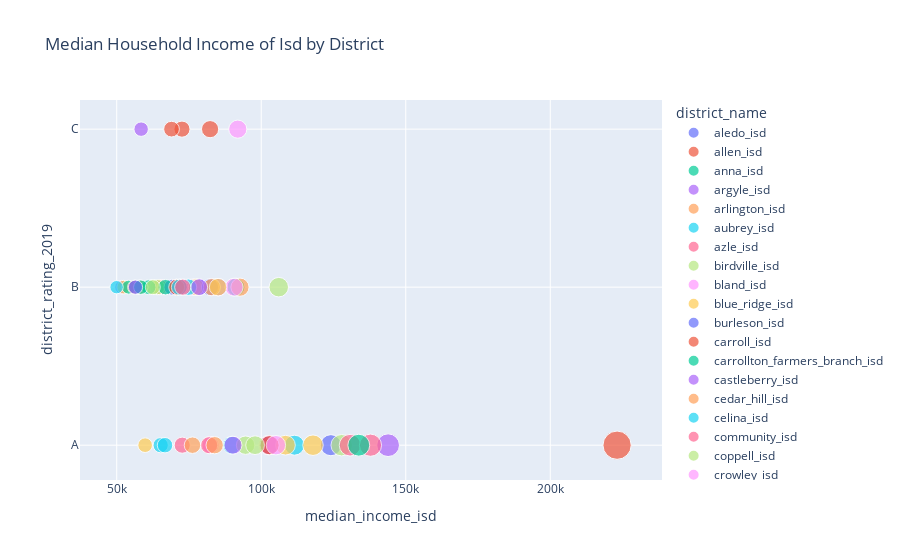

Notebook cell for this chart:
### Code cell
scatter_test_income = px.scatter(
    isd_data,
    x="median_income_isd",
    y="district_rating_2019",
    size ="median_income_isd",
    color = "district_name",
    hover_name = "district_name",
    title= "Median Household Income of Isd by District"
)
scatter_test_income

### Figure 1 — Plotly figure (JSON) as saved in the notebook; plotly's stock layout.template omitted (floating-point values rounded to 4 significant figures)
{"data": [{"hovertemplate": "<b>%{hovertext}</b><br><br>district_name=aledo_isd<br>median_income_isd=%{marker.size}<br>district_rating_2019=%{y}<extra></extra>", "hovertext": ["aledo_isd"], "legendgroup": "aledo_isd", "marker": {"color": "#636efa", "size": [124106], "sizemode": "area", "sizeref": 557.8, "symbol": "circle"}, "mode": "markers", "name": "aledo_isd", "orientation": "h", "showlegend": true, "type": "scatter", "x": [124106], "xaxis": "x", "y": ["A"], "yaxis": "y"}, {"hovertemplate": "<b>%{hovertext}</b><br><br>district_name=allen_isd<br>median_income_isd=%{marker.size}<br>district_rating_2019=%{y}<extra></extra>", "hovertext": ["allen_isd"], "legendgroup": "allen_isd", "marker": {"color": "#EF553B", "size": [102425], "sizemode": "area", "sizeref": 557.8, "symbol": "circle"}, "mode": "markers", "name": "allen_isd", "orientation": "h", "showlegend": true, "type": "scatter", "x": [102425], "xaxis": "x", "y": ["A"], "yaxis": "y"}, {"hovertemplate": "<b>%{hovertext}</b><br><br>district_name=anna_isd<br>median_income_isd=%{marker.size}<br>district_rating_2019=%{y}<extra></extra>", "hovertext": ["anna_isd"], "legendgroup": "anna_isd", "marker": {"color": "#00cc96", "size": [91239], "sizemode": "area", "sizeref": 557.8, "symbol": "circle"}, "mode": "markers", "name": "anna_isd", "orientation": "h", "showlegend": true, "type": "scatter", "x": [91239], "xaxis": "x", "y": ["B"], "yaxis": "y"}, {"hovertemplate": "<b>%{hovertext}</b><br><br>district_name=argyle_isd<br>median_income_isd=%{marker.size}<br>district_rating_2019=%{y}<extra></extra>", "hovertext": ["argyle_isd"], "legendgroup": "argyle_isd", "marker": {"color": "#ab63fa", "size": [143902], "sizemode": "area", "sizeref": 557.8, "symbol": "circle"}, "mode": "markers", "name": "argyle_isd", "orientation": "h", "showlegend": true, "type": "scatter", "x": [143902], "xaxis": "x", "y": ["A"], "yaxis": "y"}, {"hovertemplate": "<b>%{hovertext}</b><br><br>district_name=arlington_isd<br>median_income_isd=%{marker.size}<br>district_rating_2019=%{y}<extra></extra>", "hovertext": ["arlington_isd"], "legendgroup": "arlington_isd", "marker": {"color": "#FFA15A", "size": [57889], "sizemode": "area", "sizeref": 557.8, "symbol": "circle"}, "mode": "markers", "name": "arlington_isd", "orientation": "h", "showlegend": true, "type": "scatter", "x": [57889], "xaxis": "x", "y": ["B"], "yaxis": "y"}, {"hovertemplate": "<b>%{hovertext}</b><br><br>district_name=aubrey_isd<br>median_income_isd=%{marker.size}<br>district_rating_2019=%{y}<extra></extra>", "hovertext": ["aubrey_isd"], "legendgroup": "aubrey_isd", "marker": {"color": "#19d3f3", "size": [89828], "sizemode": "area", "sizeref": 557.8, "symbol": "circle"}, "mode": "markers", "name": "aubrey_isd", "orientation": "h", "showlegend": true, "type": "scatter", "x": [89828], "xaxis": "x", "y": ["A"], "yaxis": "y"}, {"hovertemplate": "<b>%{hovertext}</b><br><br>district_name=azle_isd<br>median_income_isd=%{marker.size}<br>district_rating_2019=%{y}<extra></extra>", "hovertext": ["azle_isd"], "legendgroup": "azle_isd", "marker": {"color": "#FF6692", "size": [71697], "sizemode": "area", "sizeref": 557.8, "symbol": "circle"}, "mode": "markers", "name": "azle_isd", "orientation": "h", "showlegend": true, "type": "scatter", "x": [71697], "xaxis": "x", "y": ["B"], "yaxis": "y"}, {"hovertemplate": "<b>%{hovertext}</b><br><br>district_name=birdville_isd<br>median_income_isd=%{marker.size}<br>district_rating_2019=%{y}<extra></extra>", "hovertext": ["birdville_isd"], "legendgroup": "birdville_isd", "marker": {"color": "#B6E880", "size": [62639], "sizemode": "area", "sizeref": 557.8, "symbol": "circle"}, "mode": "markers", "name": "birdville_isd", "orientation": "h", "showlegend": true, "type": "scatter", "x": [62639], "xaxis": "x", "y": ["B"], "yaxis": "y"}, {"hovertemplate": "<b>%{hovertext}</b><br><br>district_name=bland_isd<br>median_income_isd=%{marker.size}<br>district_rating_2019=%{y}<extra></extra>", "hovertext": ["bland_isd"], "legendgroup": "bland_isd", "marker": {"color": "#FF97FF", "size": [82500], "sizemode": "area", "sizeref": 557.8, "symbol": "circle"}, "mode": "markers", "name": "bland_isd", "orientation": "h", "showlegend": true, "type": "scatter", "x": [82500], "xaxis": "x", "y": ["A"], "yaxis": "y"}, {"hovertemplate": "<b>%{hovertext}</b><br><br>district_name=blue_ridge_isd<br>median_income_isd=%{marker.size}<br>district_rating_2019=%{y}<extra></extra>", "hovertext": ["blue_ridge_isd"], "legendgroup": "blue_ridge_isd", "marker": {"color": "#FECB52", "size": [59826], "sizemode": "area", "sizeref": 557.8, "symbol": "circle"}, "mode": "markers", "name": "blue_ridge_isd", "orientation": "h", "showlegend": true, "type": "scatter", "x": [59826], "xaxis": "x", "y": ["A"], "yaxis": "y"}, {"hovertemplate": "<b>%{hovertext}</b><br><br>district_name=burleson_isd<br>median_income_isd=%{marker.size}<br>district_rating_2019=%{y}<extra></extra>", "hovertext": ["burleson_isd"], "legendgroup": "burleson_isd", "marker": {"color": "#636efa", "size": [78355], "sizemode": "area", "sizeref": 557.8, "symbol": "circle"}, "mode": "markers", "name": "burleson_isd", "orientation": "h", "showlegend": true, "type": "scatter", "x": [78355], "xaxis": "x", "y": ["B"], "yaxis": "y"}, {"hovertemplate": "<b>%{hovertext}</b><br><br>district_name=carroll_isd<br>median_income_isd=%{marker.size}<br>district_rating_2019=%{y}<extra></extra>", "hovertext": ["carroll_isd"], "legendgroup": "carroll_isd", "marker": {"color": "#EF553B", "size": [223125], "sizemode": "area", "sizeref": 557.8, "symbol": "circle"}, "mode": "markers", "name": "carroll_isd", "orientation": "h", "showlegend": true, "type": "scatter", "x": [223125], "xaxis": "x", "y": ["A"], "yaxis": "y"}, {"hovertemplate": "<b>%{hovertext}</b><br><br>district_name=carrollton_farmers_branch_isd<br>median_income_isd=%{marker.size}<br>district_rating_2019=%{y}<extra></extra>", "hovertext": ["carrollton_farmers_branch_isd"], "legendgroup": "carrollton_farmers_branch_isd", "marker": {"color": "#00cc96", "size": [70691], "sizemode": "area", "sizeref": 557.8, "symbol": "circle"}, "mode": "markers", "name": "carrollton_farmers_branch_isd", "orientation": "h", "showlegend": true, "type": "scatter", "x": [70691], "xaxis": "x", "y": ["B"], "yaxis": "y"}, {"hovertemplate": "<b>%{hovertext}</b><br><br>district_name=castleberry_isd<br>median_income_isd=%{marker.size}<br>district_rating_2019=%{y}<extra></extra>", "hovertext": ["castleberry_isd"], "legendgroup": "castleberry_isd", "marker": {"color": "#ab63fa", "size": [51655], "sizemode": "area", "sizeref": 557.8, "symbol": "circle"}, "mode": "markers", "name": "castleberry_isd", "orientation": "h", "showlegend": true, "type": "scatter", "x": [51655], "xaxis": "x", "y": ["B"], "yaxis": "y"}, {"hovertemplate": "<b>%{hovertext}</b><br><br>district_name=cedar_hill_isd<br>median_income_isd=%{marker.size}<br>district_rating_2019=%{y}<extra></extra>", "hovertext": ["cedar_hill_isd"], "legendgroup": "cedar_hill_isd", "marker": {"color": "#FFA15A", "size": [70737], "sizemode": "area", "sizeref": 557.8, "symbol": "circle"}, "mode": "markers", "name": "cedar_hill_isd", "orientation": "h", "showlegend": true, "type": "scatter", "x": [70737], "xaxis": "x", "y": ["B"], "yaxis": "y"}, {"hovertemplate": "<b>%{hovertext}</b><br><br>district_name=celina_isd<br>median_income_isd=%{marker.size}<br>district_rating_2019=%{y}<extra></extra>", "hovertext": ["celina_isd"], "legendgroup": "celina_isd", "marker": {"color": "#19d3f3", "size": [111488], "sizemode": "area", "sizeref": 557.8, "symbol": "circle"}, "mode": "markers", "name": "celina_isd", "orientation": "h", "showlegend": true, "type": "scatter", "x": [111488], "xaxis": "x", "y": ["A"], "yaxis": "y"}, {"hovertemplate": "<b>%{hovertext}</b><br><br>district_name=community_isd<br>median_income_isd=%{marker.size}<br>district_rating_2019=%{y}<extra></extra>", "hovertext": ["community_isd"], "legendgroup": "community_isd", "marker": {"color": "#FF6692", "size": [81984], "sizemode": "area", "sizeref": 557.8, "symbol": "circle"}, "mode": "markers", "name": "community_isd", "orientation": "h", "showlegend": true, "type": "scatter", "x": [81984], "xaxis": "x", "y": ["A"], "yaxis": "y"}, {"hovertemplate": "<b>%{hovertext}</b><br><br>district_name=coppell_isd<br>median_income_isd=%{marker.size}<br>district_rating_2019=%{y}<extra></extra>", "hovertext": ["coppell_isd"], "legendgroup": "coppell_isd", "marker": {"color": "#B6E880", "size": [127832], "sizemode": "area", "sizeref": 557.8, "symbol": "circle"}, "mode": "markers", "name": "coppell_isd", "orientation": "h", "showlegend": true, "type": "scatter", "x": [127832], "xaxis": "x", "y": ["A"], "yaxis": "y"}, {"hovertemplate": "<b>%{hovertext}</b><br><br>district_name=crowley_isd<br>median_income_isd=%{marker.size}<br>district_rating_2019=%{y}<extra></extra>", "hovertext": ["crowley_isd"], "legendgroup": "crowley_isd", "marker": {"color": "#FF97FF", "size": [65843], "sizemode": "area", "sizeref": 557.8, "symbol": "circle"}, "mode": "markers", "name": "crowley_isd", "orientation": "h", "showlegend": true, "type": "scatter", "x": [65843], "xaxis": "x", "y": ["B"], "yaxis": "y"}, {"hovertemplate": "<b>%{hovertext}</b><br><br>district_name=dallas_isd<br>median_income_isd=%{marker.size}<br>district_rating_2019=%{y}<extra></extra>", "hovertext": ["dallas_isd"], "legendgroup": "dallas_isd", "marker": {"color": "#FECB52", "size": [52405], "sizemode": "area", "sizeref": 557.8, "symbol": "circle"}, "mode": "markers", "name": "dallas_isd", "orientation": "h", "showlegend": true, "type": "scatter", "x": [52405], "xaxis": "x", "y": ["B"], "yaxis": "y"}, {"hovertemplate": "<b>%{hovertext}</b><br><br>district_name=denton_isd<br>median_income_isd=%{marker.size}<br>district_rating_2019=%{y}<extra></extra>", "hovertext": ["denton_isd"], "legendgroup": "denton_isd", "marker": {"color": "#636efa", "size": [73279], "sizemode": "area", "sizeref": 557.8, "symbol": "circle"}, "mode": "markers", "name": "denton_isd", "orientation": "h", "showlegend": true, "type": "scatter", "x": [73279], "xaxis": "x", "y": ["B"], "yaxis": "y"}, {"hovertemplate": "<b>%{hovertext}</b><br><br>district_name=desoto_isd<br>median_income_isd=%{marker.size}<br>district_rating_2019=%{y}<extra></extra>", "hovertext": ["desoto_isd"], "legendgroup": "desoto_isd", "marker": {"color": "#EF553B", "size": [72573], "sizemode": "area", "sizeref": 557.8, "symbol": "circle"}, "mode": "markers", "name": "desoto_isd", "orientation": "h", "showlegend": true, "type": "scatter", "x": [72573], "xaxis": "x", "y": ["C"], "yaxis": "y"}, {"hovertemplate": "<b>%{hovertext}</b><br><br>district_name=duncanville_isd<br>median_income_isd=%{marker.size}<br>district_rating_2019=%{y}<extra></extra>", "hovertext": ["duncanville_isd"], "legendgroup": "duncanville_isd", "marker": {"color": "#00cc96", "size": [54133], "sizemode": "area", "sizeref": 557.8, "symbol": "circle"}, "mode": "markers", "name": "duncanville_isd", "orientation": "h", "showlegend": true, "type": "scatter", "x": [54133], "xaxis": "x", "y": ["B"], "yaxis": "y"}, {"hovertemplate": "<b>%{hovertext}</b><br><br>district_name=eagle_mountain_saginaw_isd<br>median_income_isd=%{marker.size}<br>district_rating_2019=%{y}<extra></extra>", "hovertext": ["eagle_mountain_saginaw_isd"], "legendgroup": "eagle_mountain_saginaw_isd", "marker": {"color": "#ab63fa", "size": [85253], "sizemode": "area", "sizeref": 557.8, "symbol": "circle"}, "mode": "markers", "name": "eagle_mountain_saginaw_isd", "orientation": "h", "showlegend": true, "type": "scatter", "x": [85253], "xaxis": "x", "y": ["B"], "yaxis": "y"}, {"hovertemplate": "<b>%{hovertext}</b><br><br>district_name=era_isd<br>median_income_isd=%{marker.size}<br>district_rating_2019=%{y}<extra></extra>", "hovertext": ["era_isd"], "legendgroup": "era_isd", "marker": {"color": "#FFA15A", "size": [64900], "sizemode": "area", "sizeref": 557.8, "symbol": "circle"}, "mode": "markers", "name": "era_isd", "orientation": "h", "showlegend": true, "type": "scatter", "x": [64900], "xaxis": "x", "y": ["B"], "yaxis": "y"}, {"hovertemplate": "<b>%{hovertext}</b><br><br>district_name=everman_isd<br>median_income_isd=%{marker.size}<br>district_rating_2019=%{y}<extra></extra>", "hovertext": ["everman_isd"], "legendgroup": "everman_isd", "marker": {"color": "#19d3f3", "size": [49947], "sizemode": "area", "sizeref": 557.8, "symbol": "circle"}, "mode": "markers", "name": "everman_isd", "orientation": "h", "showlegend": true, "type": "scatter", "x": [49947], "xaxis": "x", "y": ["B"], "yaxis": "y"}, {"hovertemplate": "<b>%{hovertext}</b><br><br>district_name=farmersville_isd<br>median_income_isd=%{marker.size}<br>district_rating_2019=%{y}<extra></extra>", "hovertext": ["farmersville_isd"], "legendgroup": "farmersville_isd", "marker": {"color": "#FF6692", "size": [72661], "sizemode": "area", "sizeref": 557.8, "symbol": "circle"}, "mode": "markers", "name": "farmersville_isd", "orientation": "h", "showlegend": true, "type": "scatter", "x": [72661], "xaxis": "x", "y": ["A"], "yaxis": "y"}, {"hovertemplate": "<b>%{hovertext}</b><br><br>district_name=ferris_isd<br>median_income_isd=%{marker.size}<br>district_rating_2019=%{y}<extra></extra>", "hovertext": ["ferris_isd"], "legendgroup": "ferris_isd", "marker": {"color": "#B6E880", "size": [64024], "sizemode": "area", "sizeref": 557.8, "symbol": "circle"}, "mode": "markers", "name": "ferris_isd", "orientation": "h", "showlegend": true, "type": "scatter", "x": [64024], "xaxis": "x", "y": ["B"], "yaxis": "y"}, {"hovertemplate": "<b>%{hovertext}</b><br><br>district_name=fort_worth_isd<br>median_income_isd=%{marker.size}<br>district_rating_2019=%{y}<extra></extra>", "hovertext": ["fort_worth_isd"], "legendgroup": "fort_worth_isd", "marker": {"color": "#FF97FF", "size": [91881], "sizemode": "area", "sizeref": 557.8, "symbol": "circle"}, "mode": "markers", "name": "fort_worth_isd", "orientation": "h", "showlegend": true, "type": "scatter", "x": [91881], "xaxis": "x", "y": ["C"], "yaxis": "y"}, {"hovertemplate": "<b>%{hovertext}</b><br><br>district_name=frisco_isd<br>median_income_isd=%{marker.size}<br>district_rating_2019=%{y}<extra></extra>", "hovertext": ["frisco_isd"], "legendgroup": "frisco_isd", "marker": {"color": "#FECB52", "size": [117908], "sizemode": "area", "sizeref": 557.8, "symbol": "circle"}, "mode": "markers", "name": "frisco_isd", "orientation": "h", "showlegend": true, "type": "scatter", "x": [117908], "xaxis": "x", "y": ["A"], "yaxis": "y"}, {"hovertemplate": "<b>%{hovertext}</b><br><br>district_name=garland_isd<br>median_income_isd=%{marker.size}<br>district_rating_2019=%{y}<extra></extra>", "hovertext": ["garland_isd"], "legendgroup": "garland_isd", "marker": {"color": "#636efa", "size": [69045], "sizemode": "area", "sizeref": 557.8, "symbol": "circle"}, "mode": "markers", "name": "garland_isd", "orientation": "h", "showlegend": true, "type": "scatter", "x": [69045], "xaxis": "x", "y": ["B"], "yaxis": "y"}, {"hovertemplate": "<b>%{hovertext}</b><br><br>district_name=godley_isd<br>median_income_isd=%{marker.size}<br>district_rating_2019=%{y}<extra></extra>", "hovertext": ["godley_isd"], "legendgroup": "godley_isd", "marker": {"color": "#EF553B", "size": [68958], "sizemode": "area", "sizeref": 557.8, "symbol": "circle"}, "mode": "markers", "name": "godley_isd", "orientation": "h", "showlegend": true, "type": "scatter", "x": [68958], "xaxis": "x", "y": ["C"], "yaxis": "y"}, {"hovertemplate": "<b>%{hovertext}</b><br><br>district_name=grand_prairie_isd<br>median_income_isd=%{marker.size}<br>district_rating_2019=%{y}<extra></extra>", "hovertext": ["grand_prairie_isd"], "legendgroup": "grand_prairie_isd", "marker": {"color": "#00cc96", "size": [61028], "sizemode": "area", "sizeref": 557.8, "symbol": "circle"}, "mode": "markers", "name": "grand_prairie_isd", "orientation": "h", "showlegend": true, "type": "scatter", "x": [61028], "xaxis": "x", "y": ["B"], "yaxis": "y"}, {"hovertemplate": "<b>%{hovertext}</b><br><br>district_name=grapevine_colleyville_isd<br>median_income_isd=%{marker.size}<br>district_rating_2019=%{y}<extra></extra>", "hovertext": ["grapevine_colleyville_isd"], "legendgroup": "grapevine_colleyville_isd", "marker": {"color": "#ab63fa", "size": [102638], "sizemode": "area", "sizeref": 557.8, "symbol": "circle"}, "mode": "markers", "name": "grapevine_colleyville_isd", "orientation": "h", "showlegend": true, "type": "scatter", "x": [102638], "xaxis": "x", "y": ["A"], "yaxis": "y"}, {"hovertemplate": "<b>%{hovertext}</b><br><br>district_name=highland_park_isd<br>median_income_isd=%{marker.size}<br>district_rating_2019=%{y}<extra></extra>", "hovertext": ["highland_park_isd"], "legendgroup": "highland_park_isd", "marker": {"color": "#FFA15A", "size": [76207], "sizemode": "area", "sizeref": 557.8, "symbol": "circle"}, "mode": "markers", "name": "highland_park_isd", "orientation": "h", "showlegend": true, "type": "scatter", "x": [76207], "xaxis": "x", "y": ["A"], "yaxis": "y"}, {"hovertemplate": "<b>%{hovertext}</b><br><br>district_name=hurst_euless_bedford_isd<br>median_income_isd=%{marker.size}<br>district_rating_2019=%{y}<extra></extra>", "hovertext": ["hurst_euless_bedford_isd"], "legendgroup": "hurst_euless_bedford_isd", "marker": {"color": "#19d3f3", "size": [65197], "sizemode": "area", "sizeref": 557.8, "symbol": "circle"}, "mode": "markers", "name": "hurst_euless_bedford_isd", "orientation": "h", "showlegend": true, "type": "scatter", "x": [65197], "xaxis": "x", "y": ["A"], "yaxis": "y"}, {"hovertemplate": "<b>%{hovertext}</b><br><br>district_name=irving_isd<br>median_income_isd=%{marker.size}<br>district_rating_2019=%{y}<extra></extra>", "hovertext": ["irving_isd"], "legendgroup": "irving_isd", "marker": {"color": "#FF6692", "size": [56200], "sizemode": "area", "sizeref": 557.8, "symbol": "circle"}, "mode": "markers", "name": "irving_isd", "orientation": "h", "showlegend": true, "type": "scatter", "x": [56200], "xaxis": "x", "y": ["B"], "yaxis": "y"}, {"hovertemplate": "<b>%{hovertext}</b><br><br>district_name=keller_isd<br>median_income_isd=%{marker.size}<br>district_rating_2019=%{y}<extra></extra>", "hovertext": ["keller_isd"], "legendgroup": "keller_isd", "marker": {"color": "#B6E880", "size": [106059], "sizemode": "area", "sizeref": 557.8, "symbol": "circle"}, "mode": "markers", "name": "keller_isd", "orientation": "h", "showlegend": true, "type": "scatter", "x": [106059], "xaxis": "x", "y": ["B"], "yaxis": "y"}, {"hovertemplate": "<b>%{hovertext}</b><br><br>district_name=kennedale_isd<br>median_income_isd=%{marker.size}<br>district_rating_2019=%{y}<extra></extra>", "hovertext": ["kennedale_isd"], "legendgroup": "kennedale_isd", "marker": {"color": "#FF97FF", "size": [76399], "sizemode": "area", "sizeref": 557.8, "symbol": "circle"}, "mode": "markers", "name": "kennedale_isd", "orientation": "h", "showlegend": true, "type": "scatter", "x": [76399], "xaxis": "x", "y": ["B"], "yaxis": "y"}, {"hovertemplate": "<b>%{hovertext}</b><br><br>district_name=krum_isd<br>median_income_isd=%{marker.size}<br>district_rating_2019=%{y}<extra></extra>", "hovertext": ["krum_isd"], "legendgroup": "krum_isd", "marker": {"color": "#FECB52", "size": [77402], "sizemode": "area", "sizeref": 557.8, "symbol": "circle"}, "mode": "markers", "name": "krum_isd", "orientation": "h", "showlegend": true, "type": "scatter", "x": [77402], "xaxis": "x", "y": ["B"], "yaxis": "y"}, {"hovertemplate": "<b>%{hovertext}</b><br><br>district_name=lake_dallas_isd<br>median_income_isd=%{marker.size}<br>district_rating_2019=%{y}<extra></extra>", "hovertext": ["lake_dallas_isd"], "legendgroup": "lake_dallas_isd", "marker": {"color": "#636efa", "size": [82300], "sizemode": "area", "sizeref": 557.8, "symbol": "circle"}, "mode": "markers", "name": "lake_dallas_isd", "orientation": "h", "showlegend": true, "type": "scatter", "x": [82300], "xaxis": "x", "y": ["B"], "yaxis": "y"}, {"hovertemplate": "<b>%{hovertext}</b><br><br>district_name=lake_worth_isd<br>median_income_isd=%{marker.size}<br>district_rating_2019=%{y}<extra></extra>", "hovertext": ["lake_worth_isd"], "legendgroup": "lake_worth_isd", "marker": {"color": "#EF553B", "size": [82300], "sizemode": "area", "sizeref": 557.8, "symbol": "circle"}, "mode": "markers", "name": "lake_worth_isd", "orientation": "h", "showlegend": true, "type": "scatter", "x": [82300], "xaxis": "x", "y": ["C"], "yaxis": "y"}, {"hovertemplate": "<b>%{hovertext}</b><br><br>district_name=lancaster_isd<br>median_income_isd=%{marker.size}<br>district_rating_2019=%{y}<extra></extra>", "hovertext": ["lancaster_isd"], "legendgroup": "lancaster_isd", "marker": {"color": "#00cc96", "size": [58340], "sizemode": "area", "sizeref": 557.8, "symbol": "circle"}, "mode": "markers", "name": "lancaster_isd", "orientation": "h", "showlegend": true, "type": "scatter", "x": [58340], "xaxis": "x", "y": ["B"], "yaxis": "y"}, {"hovertemplate": "<b>%{hovertext}</b><br><br>district_name=leonard_isd<br>median_income_isd=%{marker.size}<br>district_rating_2019=%{y}<extra></extra>", "hovertext": ["leonard_isd"], "legendgroup": "leonard_isd", "marker": {"color": "#ab63fa", "size": [58446], "sizemode": "area", "sizeref": 557.8, "symbol": "circle"}, "mode": "markers", "name": "leonard_isd", "orientation": "h", "showlegend": true, "type": "scatter", "x": [58446], "xaxis": "x", "y": ["C"], "yaxis": "y"}, {"hovertemplate": "<b>%{hovertext}</b><br><br>district_name=lewisville_isd<br>median_income_isd=%{marker.size}<br>district_rating_2019=%{y}<extra></extra>", "hovertext": ["lewisville_isd"], "legendgroup": "lewisville_isd", "marker": {"color": "#FFA15A", "size": [92644], "sizemode": "area", "sizeref": 557.8, "symbol": "circle"}, "mode": "markers", "name": "lewisville_isd", "orientation": "h", "showlegend": true, "type": "scatter", "x": [92644], "xaxis": "x", "y": ["B"], "yaxis": "y"}, {"hovertemplate": "<b>%{hovertext}</b><br><br>district_name=little_elm_isd<br>median_income_isd=%{marker.size}<br>district_rating_2019=%{y}<extra></extra>", "hovertext": ["little_elm_isd"], "legendgroup": "little_elm_isd", "marker": {"color": "#19d3f3", "size": [74836], "sizemode": "area", "sizeref": 557.8, "symbol": "circle"}, "mode": "markers", "name": "little_elm_isd", "orientation": "h", "showlegend": true, "type": "scatter", "x": [74836], "xaxis": "x", "y": ["B"], "yaxis": "y"}, {"hovertemplate": "<b>%{hovertext}</b><br><br>district_name=lovejoy_isd<br>median_income_isd=%{marker.size}<br>district_rating_2019=%{y}<extra></extra>", "hovertext": ["lovejoy_isd"], "legendgroup": "lovejoy_isd", "marker": {"color": "#FF6692", "size": [130734], "sizemode": "area", "sizeref": 557.8, "symbol": "circle"}, "mode": "markers", "name": "lovejoy_isd", "orientation": "h", "showlegend": true, "type": "scatter", "x": [130734], "xaxis": "x", "y": ["A"], "yaxis": "y"}, {"hovertemplate": "<b>%{hovertext}</b><br><br>district_name=mansfield_isd<br>median_income_isd=%{marker.size}<br>district_rating_2019=%{y}<extra></extra>", "hovertext": ["mansfield_isd"], "legendgroup": "mansfield_isd", "marker": {"color": "#B6E880", "size": [94583], "sizemode": "area", "sizeref": 557.8, "symbol": "circle"}, "mode": "markers", "name": "mansfield_isd", "orientation": "h", "showlegend": true, "type": "scatter", "x": [94583], "xaxis": "x", "y": ["A"], "yaxis": "y"}, {"hovertemplate": "<b>%{hovertext}</b><br><br>district_name=mckinney_isd<br>median_income_isd=%{marker.size}<br>district_rating_2019=%{y}<extra></extra>", "hovertext": ["mckinney_isd"], "legendgroup": "mckinney_isd", "marker": {"color": "#FF97FF", "size": [90593], "sizemode": "area", "sizeref": 557.8, "symbol": "circle"}, "mode": "markers", "name": "mckinney_isd", "orientation": "h", "showlegend": true, "type": "scatter", "x": [90593], "xaxis": "x", "y": ["B"], "yaxis": "y"}, {"hovertemplate": "<b>%{hovertext}</b><br><br>district_name=melissa_isd<br>median_income_isd=%{marker.size}<br>district_rating_2019=%{y}<extra></extra>", "hovertext": ["melissa_isd"], "legendgroup": "melissa_isd", "marker": {"color": "#FECB52", "size": [108381], "sizemode": "area", "sizeref": 557.8, "symbol": "circle"}, "mode": "markers", "name": "melissa_isd", "orientation": "h", "showlegend": true, "type": "scatter", "x": [108381], "xaxis": "x", "y": ["A"], "yaxis": "y"}, {"hovertemplate": "<b>%{hovertext}</b><br><br>district_name=mesquite_isd<br>median_income_isd=%{marker.size}<br>district_rating_2019=%{y}<extra></extra>", "hovertext": ["mesquite_isd"], "legendgroup": "mesquite_isd", "marker": {"color": "#636efa", "size": [56504], "sizemode": "area", "sizeref": 557.8, "symbol": "circle"}, "mode": "markers", "name": "mesquite_isd", "orientation": "h", "showlegend": true, "type": "scatter", "x": [56504], "xaxis": "x", "y": ["B"], "yaxis": "y"}, {"hovertemplate": "<b>%{hovertext}</b><br><br>district_name=northwest_isd<br>median_income_isd=%{marker.size}<br>district_rating_2019=%{y}<extra></extra>", "hovertext": ["northwest_isd"], "legendgroup": "northwest_isd", "marker": {"color": "#EF553B", "size": [102897], "sizemode": "area", "sizeref": 557.8, "symbol": "circle"}, "mode": "markers", "name": "northwest_isd", "orientation": "h", "showlegend": true, "type": "scatter", "x": [102897], "xaxis": "x", "y": ["A"], "yaxis": "y"}, {"hovertemplate": "<b>%{hovertext}</b><br><br>district_name=pilot_point_isd<br>median_income_isd=%{marker.size}<br>district_rating_2019=%{y}<extra></extra>", "hovertext": ["pilot_point_isd"], "legendgroup": "pilot_point_isd", "marker": {"color": "#00cc96", "size": [66883], "sizemode": "area", "sizeref": 557.8, "symbol": "circle"}, "mode": "markers", "name": "pilot_point_isd", "orientation": "h", "showlegend": true, "type": "scatter", "x": [66883], "xaxis": "x", "y": ["B"], "yaxis": "y"}, {"hovertemplate": "<b>%{hovertext}</b><br><br>district_name=plano_isd<br>median_income_isd=%{marker.size}<br>district_rating_2019=%{y}<extra></extra>", "hovertext": ["plano_isd"], "legendgroup": "plano_isd", "marker": {"color": "#ab63fa", "size": [90229], "sizemode": "area", "sizeref": 557.8, "symbol": "circle"}, "mode": "markers", "name": "plano_isd", "orientation": "h", "showlegend": true, "type": "scatter", "x": [90229], "xaxis": "x", "y": ["A"], "yaxis": "y"}, {"hovertemplate": "<b>%{hovertext}</b><br><br>district_name=ponder_isd<br>median_income_isd=%{marker.size}<br>district_rating_2019=%{y}<extra></extra>", "hovertext": ["ponder_isd"], "legendgroup": "ponder_isd", "marker": {"color": "#FFA15A", "size": [82896], "sizemode": "area", "sizeref": 557.8, "symbol": "circle"}, "mode": "markers", "name": "ponder_isd", "orientation": "h", "showlegend": true, "type": "scatter", "x": [82896], "xaxis": "x", "y": ["B"], "yaxis": "y"}, {"hovertemplate": "<b>%{hovertext}</b><br><br>district_name=princeton_isd<br>median_income_isd=%{marker.size}<br>district_rating_2019=%{y}<extra></extra>", "hovertext": ["princeton_isd"], "legendgroup": "princeton_isd", "marker": {"color": "#19d3f3", "size": [66704], "sizemode": "area", "sizeref": 557.8, "symbol": "circle"}, "mode": "markers", "name": "princeton_isd", "orientation": "h", "showlegend": true, "type": "scatter", "x": [66704], "xaxis": "x", "y": ["A"], "yaxis": "y"}, {"hovertemplate": "<b>%{hovertext}</b><br><br>district_name=prosper_isd<br>median_income_isd=%{marker.size}<br>district_rating_2019=%{y}<extra></extra>", "hovertext": ["prosper_isd"], "legendgroup": "prosper_isd", "marker": {"color": "#FF6692", "size": [137797], "sizemode": "area", "sizeref": 557.8, "symbol": "circle"}, "mode": "markers", "name": "prosper_isd", "orientation": "h", "showlegend": true, "type": "scatter", "x": [137797], "xaxis": "x", "y": ["A"], "yaxis": "y"}, {"hovertemplate": "<b>%{hovertext}</b><br><br>district_name=richardson_isd<br>median_income_isd=%{marker.size}<br>district_rating_2019=%{y}<extra></extra>", "hovertext": ["richardson_isd"], "legendgroup": "richardson_isd", "marker": {"color": "#B6E880", "size": [62485], "sizemode": "area", "sizeref": 557.8, "symbol": "circle"}, "mode": "markers", "name": "richardson_isd", "orientation": "h", "showlegend": true, "type": "scatter", "x": [62485], "xaxis": "x", "y": ["B"], "yaxis": "y"}, {"hovertemplate": "<b>%{hovertext}</b><br><br>district_name=rockwall_isd<br>median_income_isd=%{marker.size}<br>district_rating_2019=%{y}<extra></extra>", "hovertext": ["rockwall_isd"], "legendgroup": "rockwall_isd", "marker": {"color": "#FF97FF", "size": [105080], "sizemode": "area", "sizeref": 557.8, "symbol": "circle"}, "mode": "markers", "name": "rockwall_isd", "orientation": "h", "showlegend": true, "type": "scatter", "x": [105080], "xaxis": "x", "y": ["A"], "yaxis": "y"}, {"hovertemplate": "<b>%{hovertext}</b><br><br>district_name=royse_city<br>median_income_isd=%{marker.size}<br>district_rating_2019=%{y}<extra></extra>", "hovertext": ["royse_city"], "legendgroup": "royse_city", "marker": {"color": "#FECB52", "size": [85058], "sizemode": "area", "sizeref": 557.8, "symbol": "circle"}, "mode": "markers", "name": "royse_city", "orientation": "h", "showlegend": true, "type": "scatter", "x": [85058], "xaxis": "x", "y": ["B"], "yaxis": "y"}, {"hovertemplate": "<b>%{hovertext}</b><br><br>district_name=sanger_isd<br>median_income_isd=%{marker.size}<br>district_rating_2019=%{y}<extra></extra>", "hovertext": ["sanger_isd"], "legendgroup": "sanger_isd", "marker": {"color": "#636efa", "size": [72115], "sizemode": "area", "sizeref": 557.8, "symbol": "circle"}, "mode": "markers", "name": "sanger_isd", "orientation": "h", "showlegend": true, "type": "scatter", "x": [72115], "xaxis": "x", "y": ["B"], "yaxis": "y"}, {"hovertemplate": "<b>%{hovertext}</b><br><br>district_name=slidell_isd<br>median_income_isd=%{marker.size}<br>district_rating_2019=%{y}<extra></extra>", "hovertext": ["slidell_isd"], "legendgroup": "slidell_isd", "marker": {"color": "#EF553B", "size": [70741], "sizemode": "area", "sizeref": 557.8, "symbol": "circle"}, "mode": "markers", "name": "slidell_isd", "orientation": "h", "showlegend": true, "type": "scatter", "x": [70741], "xaxis": "x", "y": ["B"], "yaxis": "y"}, {"hovertemplate": "<b>%{hovertext}</b><br><br>district_name=sunnyvale_isd<br>median_income_isd=%{marker.size}<br>district_rating_2019=%{y}<extra></extra>", "hovertext": ["sunnyvale_isd"], "legendgroup": "sunnyvale_isd", "marker": {"color": "#00cc96", "size": [133750], "sizemode": "area", "sizeref": 557.8, "symbol": "circle"}, "mode": "markers", "name": "sunnyvale_isd", "orientation": "h", "showlegend": true, "type": "scatter", "x": [133750], "xaxis": "x", "y": ["A"], "yaxis": "y"}, {"hovertemplate": "<b>%{hovertext}</b><br><br>district_name=trenton_isd<br>median_income_isd=%{marker.size}<br>district_rating_2019=%{y}<extra></extra>", "hovertext": ["trenton_isd"], "legendgroup": "trenton_isd", "marker": {"color": "#ab63fa", "size": [78542], "sizemode": "area", "sizeref": 557.8, "symbol": "circle"}, "mode": "markers", "name": "trenton_isd", "orientation": "h", "showlegend": true, "type": "scatter", "x": [78542], "xaxis": "x", "y": ["B"], "yaxis": "y"}, {"hovertemplate": "<b>%{hovertext}</b><br><br>district_name=van_alstyne_isd<br>median_income_isd=%{marker.size}<br>district_rating_2019=%{y}<extra></extra>", "hovertext": ["van_alstyne_isd"], "legendgroup": "van_alstyne_isd", "marker": {"color": "#FFA15A", "size": [83884], "sizemode": "area", "sizeref": 557.8, "symbol": "circle"}, "mode": "markers", "name": "van_alstyne_isd", "orientation": "h", "showlegend": true, "type": "scatter", "x": [83884], "xaxis": "x", "y": ["A"], "yaxis": "y"}, {"hovertemplate": "<b>%{hovertext}</b><br><br>district_name=white_settlement_isd<br>median_income_isd=%{marker.size}<br>district_rating_2019=%{y}<extra></extra>", "hovertext": ["white_settlement_isd"], "legendgroup": "white_settlement_isd", "marker": {"color": "#19d3f3", "size": [71667], "sizemode": "area", "sizeref": 557.8, "symbol": "circle"}, "mode": "markers", "name": "white_settlement_isd", "orientation": "h", "showlegend": true, "type": "scatter", "x": [71667], "xaxis": "x", "y": ["B"], "yaxis": "y"}, {"hovertemplate": "<b>%{hovertext}</b><br><br>district_name=whitewright_isd<br>median_income_isd=%{marker.size}<br>district_rating_2019=%{y}<extra></extra>", "hovertext": ["whitewright_isd"], "legendgroup": "whitewright_isd", "marker": {"color": "#FF6692", "size": [72833], "sizemode": "area", "sizeref": 557.8, "symbol": "circle"}, "mode": "markers", "name": "whitewright_isd", "orientation": "h", "showlegend": true, "type": "scatter", "x": [72833], "xaxis": "x", "y": ["B"], "yaxis": "y"}, {"hovertemplate": "<b>%{hovertext}</b><br><br>district_name=wylie_isd<br>median_income_isd=%{marker.size}<br>district_rating_2019=%{y}<extra></extra>", "hovertext": ["wylie_isd"], "legendgroup": "wylie_isd", "marker": {"color": "#B6E880", "size": [97871], "sizemode": "area", "sizeref": 557.8, "symbol": "circle"}, "mode": "markers", "name": "wylie_isd", "orientation": "h", "showlegend": true, "type": "scatter", "x": [97871], "xaxis": "x", "y": ["A"], "yaxis": "y"}], "layout": {"legend": {"itemsizing": "constant", "title": {"text": "district_name"}, "tracegroupgap": 0}, "title": {"text": "Median Household Income of Isd by District"}, "xaxis": {"anchor": "y", "domain": [0, 1], "title": {"text": "median_income_isd"}}, "yaxis": {"anchor": "x", "domain": [0, 1], "title": {"text": "district_rating_2019"}}}}
